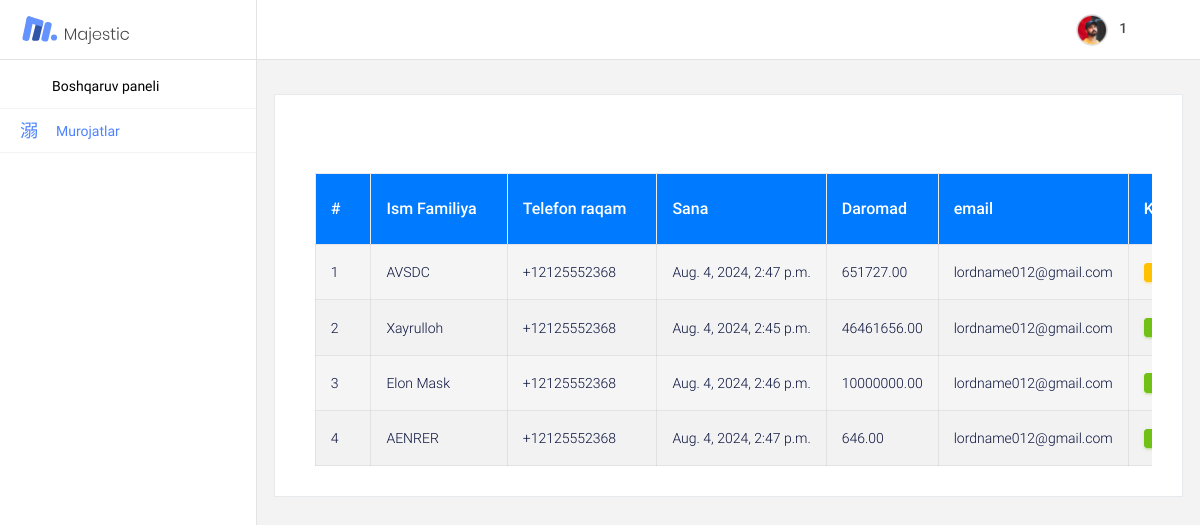
Page /dashboard/contactList (signed in) on the committed database.
### main/models.py (models this page shows, shortened)
class Contact(models.Model):
    full_name = models.CharField(max_length=255)
    phone_number = PhoneNumberField()
    email = models.EmailField(blank=True, null=True)
    created_at = models.DateTimeField(auto_now_add=True)
    is_show = models.BooleanField(default=False)
    price = models.DecimalField(max_digits=10, decimal_places=2, blank=True, null=True)

### dashboard/views.py (the view)
# urls.py: path('contactList', views.contactList, name='contactList'),
def contactList(request):
    contacts = models.Contact.objects.all().order_by('is_show')
    return render(request, 'dashboard/contact/list.html', {'contacts': contacts})

### templates/dashboard/contact/list.html (shortened to what this page needs)
<!DOCTYPE html>
<html lang="en">
<head>
  <link rel="stylesheet" href="/static/dashboard/vendors/mdi/css/materialdesignicons.min.css">
  <link rel="stylesheet" href="/static/dashboard/vendors/base/vendor.bundle.base.css">
  <link rel="stylesheet" href="/static/dashboard/vendors/datatables.net-bs4/dataTables.bootstrap4.css">
  <link rel="stylesheet" href="/static/dashboard/css/style.css">
</head>
<body>
  <div class="container-scroller">
    <nav class="navbar col-lg-12 col-12 p-0 fixed-top d-flex flex-row">
      <div class="navbar-brand-wrapper d-flex justify-content-center">
  <div class="navbar-brand-inner-wrapper d-flex justify-content-between align-items-center w-100">
    <a class="navbar-brand brand-logo" href="index.html"><img src="/static/dashboard/images/logo.svg" alt="logo"/></a>
  </div>
</div>
<div class="navbar-menu-wrapper d-flex align-items-center justify-content-end">
  <ul class="navbar-nav navbar-nav-right">
    {% if user.is_authenticated %}
        <li class="nav-item nav-profile dropdown">
            <a class="nav-link dropdown-toggle" href="#" data-toggle="dropdown" id="profileDropdown">
                <img src="/static/dashboard/images/faces/face5.jpg" alt="profile"/>
                <span class="nav-profile-name">{{ user.username }}</span>
            </a>
        </li>
    {% endif %}
</ul>
</div>
</nav>
    <div class="container-fluid page-body-wrapper">
      <nav class="sidebar sidebar-offcanvas" id="sidebar">
        <ul class="nav">
          <li class="nav-item">
            <a class="nav-link" href="{% url 'index' %}">
              <i class="mdi mdi-home menu-icon"></i>
              <span class="menu-title">Boshqaruv paneli</span>
            </a>
          </li>
          <li class="nav-item">
            <a class="nav-link" href="{% url 'contactList' %}">
              <i class="mdi mdi-file-document-box-outline menu-icon"></i>
              <span class="menu-title">Murojatlar</span>
            </a>
          </li>
        </ul>
      </nav>
      <div class="main-panel">
        <div class="content-wrapper">
        <div class="row">
          <div class="col-md-12 stretch-card">
            <div class="card">
              <div class="card-body">
                <div class="table-responsive">
                  <div class="container mt-5">
                    {% if user.is_authenticated %}
                      <table id="recent-purchases-listing" class="table table-bordered table-hover">
                          <thead>
                                <tr>
                                  <th>#</th>
                                  <th>Ism Familiya</th>
                                  <th>Telefon raqam</th>
                                  <th>Sana</th>
                                  <th>Daromad</th>
                                  <th>email</th>
                                 <th>Ko'rilgan yoki Yangi</th>
                              </tr>
                          </thead>
                          <tbody>
                              {% for contact in contacts %}
                              <tr>
                                  <td>{{forloop.counter}}</td>
                                  <td>{{contact.full_name}}</td>
                                  <td>{{contact.phone_number}}</td>
                                 <td>{{contact.created_at}}</td>
                                  <td>{{contact.price}}</td>
                                  <td>{{contact.email}}</td>
                                  {% if contact.is_show %}
                                  <td><button class="btn btn-success" >Ko'rilgan</button></td>
                                  {% else %}
                                  <td><button class="btn btn-warning" >Yangi</button></td>
                                  {% endif %}
                              </tr>
                              {% endfor %}
                          </tbody>
                      </table>
                    {%else%}
                        <h1>
                          Siz login qilmagansiz
                          login yoki ro'yhatdan o'tib
                          qayta urinib ko'ring
                        </h1>
                   {% endif %}
                </div>
              </div>
            </div>
          </div>
        </div>
      </div>
      </div>
    </div>
  </div>
</body>
</html>

### templates/dashboard/contact/list.html (style rules this page uses)
.table thead th { background-color: #007bff; color: white; }
.table tbody tr:nth-child(even) { background-color: #f2f2f2; }

### rows in the picture
Contact: full_name "AVSDC", phone_number "+12125552368", created_at "Aug. 4, 2024, 2:47 p.m.", price "651727.00", email "lordname012@gmail.com"
Contact: full_name "Xayrulloh", phone_number "+12125552368", created_at "Aug. 4, 2024, 2:45 p.m.", price "46461656.00", email "lordname012@gmail.com"
Contact: full_name "Elon Mask", phone_number "+12125552368", created_at "Aug. 4, 2024, 2:46 p.m.", price "10000000.00", email "lordname012@gmail.com"
Contact: full_name "AENRER", phone_number "+12125552368", created_at "Aug. 4, 2024, 2:47 p.m.", price "646.00", email "lordname012@gmail.com"

### other values in the picture
{{ user.username }} "1"
